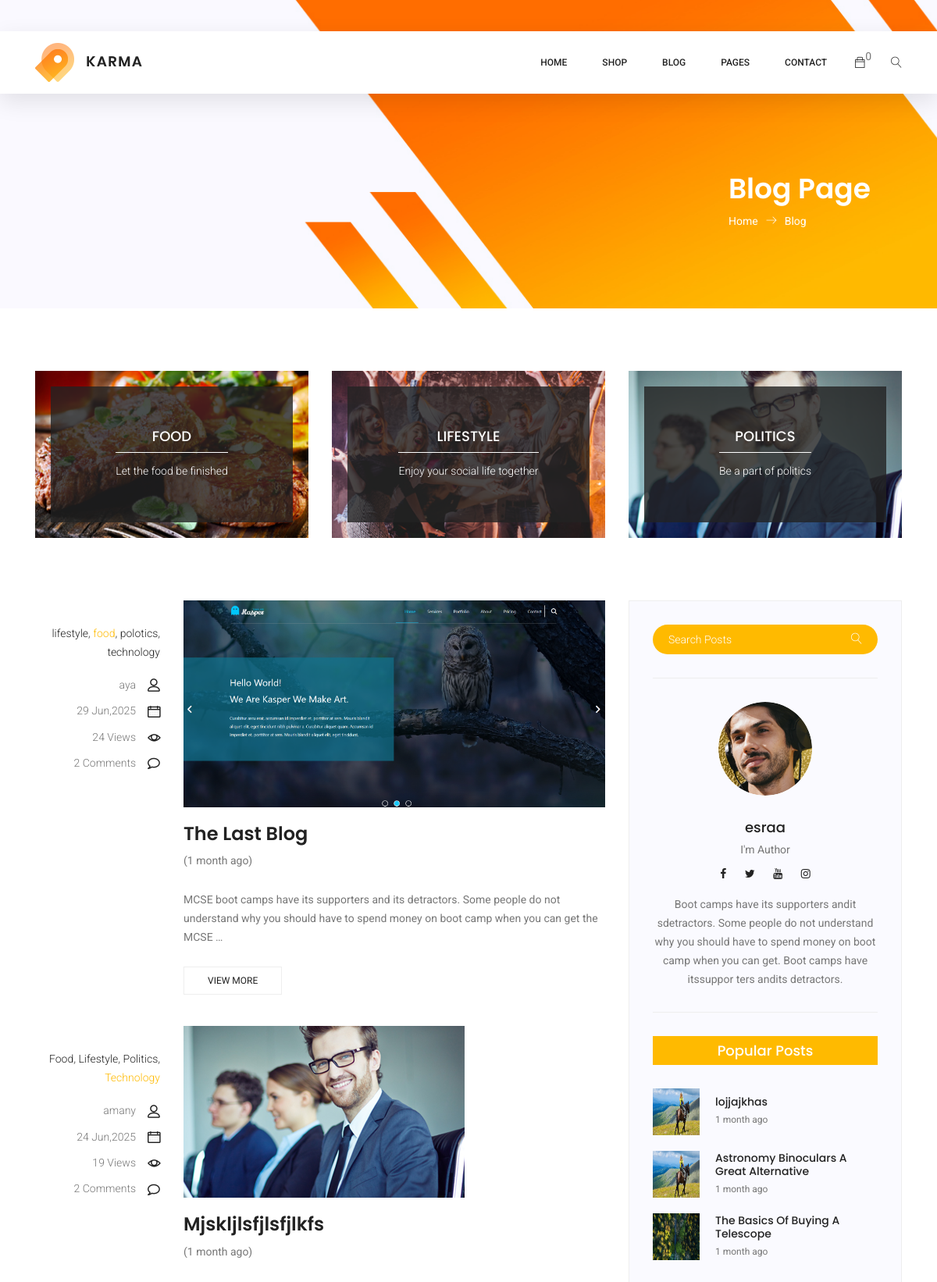
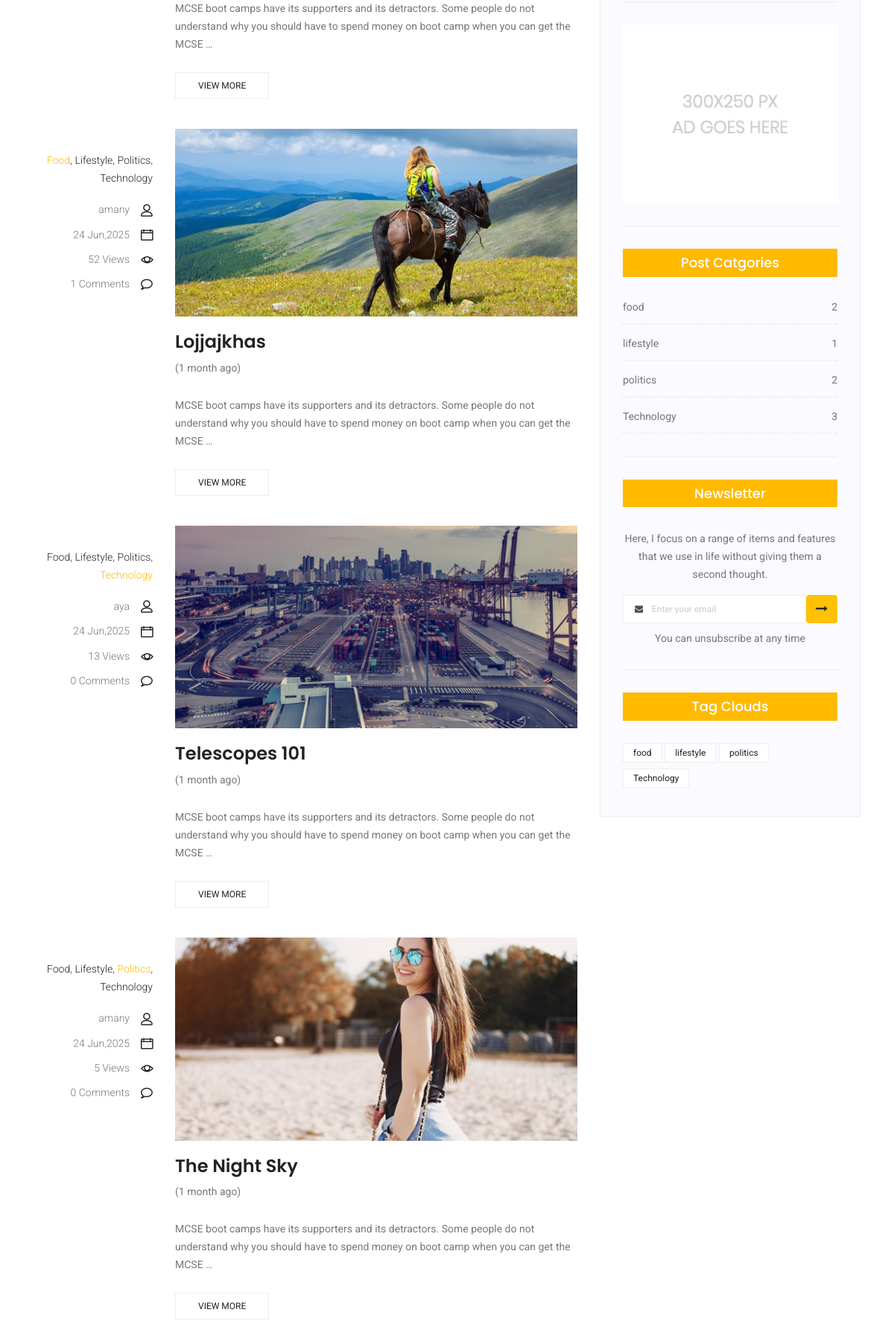
The page /blog/blog/ (upper part) on the database its author committed (2 pictures, top to bottom).
### blog/models.py (models this page shows, shortened)
class Category(models.Model):
    name = models.CharField(max_length=100, unique=True)
    image= models.ImageField(upload_to='category/', blank=True, null=True)
    description = models.TextField(blank=True, null=True)
    slug = models.SlugField(unique=True, blank=True)

class Blog(models.Model):
    title=models.CharField(max_length=100)
    content=models.TextField()
    created_at=models.DateTimeField(auto_now_add=True)
    author = models.ForeignKey(
        settings.AUTH_USER_MODEL, on_delete=models.CASCADE)
    views = models.PositiveIntegerField(default=0)
    category = models.ForeignKey(
        Category, on_delete=models.CASCADE, related_name='posts', null=True,
        blank=True)
    tags = TaggableManager()
    image=models.ImageField(upload_to='blog/', blank=True, null=True)
    def get_absolute_url(self):
        return reverse("single-blog", kwargs={"pk": self.pk})

### users/models.py (models this page shows, shortened)
class User(AbstractUser):
    is_buyer = models.BooleanField(default=False)
    is_admin = models.BooleanField(default=False)

class Profile(models.Model):
    user = models.OneToOneField(settings.AUTH_USER_MODEL, on_delete=models.CASCADE, related_name='profile')
    name = models.CharField(max_length=255, blank=True,null=True)
    bio = models.TextField(blank=True, null=True)
    profile_picture = models.ImageField(upload_to='profile_pictures/', blank=True, null=True)

### blog/views.py (the view)
# urls.py: path('blog/',blog,name='blog'),
def blog(request):
    search = request.GET.get('search')
    if search:
        blogs = Blog.objects.filter(
            Q(title__icontains=search) | Q(category__name__icontains=search) | Q(content__icontains=search)
            ).order_by('-created_at')
    else:
        blogs = Blog.objects.all().order_by('-created_at')
    message = ''
    if request.method == 'POST':
        form = SubscriberForm(request.POST)
        if form.is_valid():
            form.save()
            message = 'تم الاشتراك بنجاح!'
            form = SubscriberForm()  # فرم جديد بعد الحفظ
    else:
        form = SubscriberForm()
    User = get_user_model()
    admin_user = User.objects.filter(is_superuser=True).first()
    popular_blogs = Blog.objects.order_by('-views')[:3]
    blog_page = paginate_products(request, blogs, per_page=5)
    contact= ContactInfo.objects.first()
    categories_with_count = Category.objects.annotate(
        blog_count=Count('posts'))
    first_three_without_count = categories_with_count[:3]
    return render(request, 'blog.html', {'admin_user': admin_user, 'blogs': blogs,'search':search, 'categories': first_three_without_count, 'categories_with_count': categories_with_count, 'contact': contact, 'form': form, 'message': message, 'blog_page': blog_page, 'popular_blogs': popular_blogs})

### home/forms.py
class SubscriberForm(forms.ModelForm):
    class Meta:
        model = Subscriber
        fields = ['email']

### cart/context_processors.py (called while the page is built)
def cart_items_count(request):
    cartItems = 0
    if request.user.is_authenticated:
        order = Order.objects.filter(
            customer=request.user, complete=False).first()
        if order:
            cartItems = order.get_cart_items
    else:
        cookieData = cookieCart(request)
        cartItems = cookieData['cartItems']
        order = cookieData['order']
        items = cookieData['items']
    return {'cartItems': cartItems}

### cart/utils.py (called while the page is built, shortened)
def cookieCart(request):
    try:
        cart = json.loads(request.COOKIES.get('cart'))
        print("🧩 Raw cart from cookies:", request.COOKIES.get('cart'))
    except:
        cart = {}
        print('Cart is empty or broken')
    items = []
    order = {'get_cart_total': 0, 'get_cart_items': 0, 'shipping': False}
    cartItems = order['get_cart_items']
    return {'cartItems': cartItems, 'order': order, 'items': items}

### products/utils.py (called while the page is built)
def paginate_products(request, queryset, per_page=6):
    paginator = Paginator(queryset, per_page)
    page = request.GET.get('page', 1)
    try:
        return paginator.page(page)
    except PageNotAnInteger:
        return paginator.page(1)
    except EmptyPage:
        return paginator.page(paginator.num_pages)

### blog/templates/blog.html (shortened to what this page needs)
{% extends "index.html" %}
{% load widget_tweaks %}
{% load static %}
{% block content %}
    <section class="banner-area organic-breadcrumb">
        <div class="container">
            <div class="breadcrumb-banner d-flex flex-wrap align-items-center justify-content-end">
                <div class="col-first">
                    <h1>Blog Page</h1>
                    <nav class="d-flex align-items-center">
                        <a href="{% url 'home' %}">Home<span class="lnr lnr-arrow-right"></span></a>
                        <a href="{% url 'blog' %}">Blog</a>
                    </nav>
                </div>
            </div>
        </div>
    </section>
    <section class="blog_categorie_area">
        <div class="container">
            <div class="row">
                {% if categories %}
                {% for category in categories %}
                <div class="col-lg-4">
                    <div class="categories_post">
                        <img src="{{ category.image.url }}" alt="post">
                        <div class="categories_details">
                            <div class="categories_text">
                                <a href="{% url 'category-detail' category.slug %}">
                                    <h5>{{ category.name }}</h5>
                                </a>
                                <div class="border_line"></div>
                                <p>{{ category.description }}</p>
                            </div>
                        </div>
                    </div>
                </div>
                {% endfor %}
                {% else %}
                <div class="col-lg-12">
                    <div class="alert alert-warning" role="alert">
                        No categories available.
                    </div>
                </div>
                {% endif %}
            </div>
        </div>
    </section>
    <section class="blog_area">
        <div class="container">
            <div class="row">
                <div class="col-lg-8">
                    <div class="blog_left_sidebar">
                        {% if blog_page %}
                        {% for blog in blog_page %}
                        <article class="row blog_item">
                            <div class="col-md-3">
                                <div class="blog_info text-right">
                                    <div class="post_tag">
                                        {% for tag in blog.tags.all %}
                                            {% if tag.name|lower == blog.category.name|lower  %}
                                            <a href="#" class="active">{{ tag.name }}</a>{% if not forloop.last %}, {% endif %}
                                            {% else %}
                                            <a href="#">{{ tag.name }}</a>{% if not forloop.last %}, {% endif %}
                                            {% endif %}
                                        {% endfor %}
                                    </div>
                                    <ul class="blog_meta list">
                                        <li><a href="#">{{ blog.author.username }}<i class="lnr lnr-user"></i></a></li>
                                        <li><a href="#">{{ blog.created_at|date:"d M,Y" }}<i class="lnr lnr-calendar-full"></i></a></li>
                                        <li><a href="#">{{ blog.views }} Views<i class="lnr lnr-eye"></i></a></li>
                                        <li><a href="#">{{ blog.comments.count }} Comments<i class="lnr lnr-bubble"></i></a></li>
                                    </ul>
                                </div>
                            </div>
                            <div class="col-md-9">
                                <div class="blog_post">
                                    {% if blog.image %}
                                                <img src="{{ blog.image.url }}" alt="{{ blog.title }}">
                                    {% endif %}
                                    <div class="blog_details">
                                        <a href="{{ blog.get_absolute_url }}">
                                            <h2>{{ blog.title|title}}</h2>
                                        </a>
                                        <p>({{ blog.created_at|timesince }} ago)</p>
                                        <p>{{ blog.content|truncatewords:30 }}</p>
                                        <a href="{{ blog.get_absolute_url }}" class="white_bg_btn">View More</a>
                                    </div>
                                </div>
                            </div>
                        </article>
                        {% endfor %}
                        {% else %}
                        <div class="col-lg-12">
                            <div class="alert alert-warning" role="alert">
                                No blogs available.
                            </div>
                        </div>
                        {% endif %}
                    </div>
                </div>
                <div class="col-lg-4">
                    <div class="blog_right_sidebar">
                        <aside class="single_sidebar_widget search_widget">
                            <form action="{% url 'blog' %}">
                                <div class="input-group">
                                    <input type="search" class="form-control" name="search" placeholder="Search Posts" onfocus="this.placeholder = ''" onblur="this.placeholder = 'Search Posts'">
                                    <span class="input-group-btn">
                                        <button class="btn btn-default" type="submit"><i class="lnr lnr-magnifier"></i></button>
                                    </span>
                                </div>
                            </form>
                            <div class="br"></div>
                        </aside>
                        <aside class="single_sidebar_widget author_widget">
                            {% if admin_user.profile.profile_picture %}
                                <img class="author_img rounded-circle"  src="{{ admin_user.profile.profile_picture.url }}" alt="Profile Picture">
                            {% else %}
                                <img class="author_img rounded-circle"  src="{% static 'blog/author.png' %}" alt="Default Picture">
                            {% endif %}
                            <h4>{{ admin_user.get_full_name|default:admin_user.username }}</h4>
                            <p>{{ admin_user.profile.bio|default:"No bio available." }}</p>
                            <div class="social_icon">
                                <a href="{{ contact.facebook }}"><i class="fa fa-facebook"></i></a>
                                <a href="{{ contact.twitter }}"><i class="fa fa-twitter"></i></a>
                                <a href="{{ contact.youtube }}"><i class="fa fa-youtube"></i></a>
                                <a href="{{ contact.instagram }}"><i class="fa fa-instagram"></i></a>
                            </div>
                            <p>Boot camps have its supporters andit sdetractors. Some people do not understand why you
                                should have to spend money on boot camp when you can get. Boot camps have itssuppor
                                ters andits detractors.</p>
                            <div class="br"></div>
                        </aside>
                        <aside class="single_sidebar_widget popular_post_widget">
                            <h3 class="widget_title">Popular Posts</h3>
                            {% for blog in popular_blogs %}
                            <div class="media post_item">
                                <img src="{{ blog.image.url }}" style="width: 60px; height: 60px;" alt="post">
                                <div class="media-body">
                                    <a href="{{ blog.get_absolute_url }}">
                                        <h3>{{ blog.title }}</h3>
                                    </a>
                                    <p>{{ blog.created_at|timesince }} ago</p>
                                </div>
                            </div>
                            {% endfor %}
                            <div class="br"></div>
                        </aside>
                        <aside class="single_sidebar_widget ads_widget">
                            <a href="#"><img class="img-fluid" src="{% static "img/blog/add.jpg" %}" alt=""></a>
                            <div class="br"></div>
                        </aside>
                        <aside class="single_sidebar_widget post_category_widget">
                            <h4 class="widget_title">Post Catgories</h4>
                            <ul class="list cat-list">
                                {% for category in categories_with_count %}
                                <li>
                                    <a href="{% url 'category-detail' category.slug %}" class="d-flex justify-content-between">
                                        <p>{{ category.name }}</p>
                                        <p>{{ category.blog_count }}</p>
                                    </a>
                                </li>
                                {% endfor %}
                            </ul>
                            <div class="br"></div>
                        </aside>
                        <aside class="single-sidebar-widget newsletter_widget">
                            <h4 class="widget_title">Newsletter</h4>
                            <p>
                                Here, I focus on a range of items and features that we use in life without
                                giving them a second thought.
                            </p>
                            <form method="POST" action="{% url 'blog' %}">
                                <div class="form-group d-flex flex-row">
                                    <div class="input-group">
                                        <div class="input-group-prepend">
                                            <div class="input-group-text"><i class="fa fa-envelope" aria-hidden="true"></i></div>
                                        </div>
                                        {% render_field form.email class="form-control" placeholder="Enter your email" %}
                                    </div>
                                    <button type="submit" class="btn btn-warning">
                                        <i class="fa fa-long-arrow-right"></i>
                                    </button>
                                </div>
                            </form>
                            <p>You can unsubscribe at any time</p>
                            <div class="br"></div>
                        </aside>
                        <aside class="single-sidebar-widget tag_cloud_widget">
                            <h4 class="widget_title">Tag Clouds</h4>
                            <ul class="list">
                                {% for category in categories_with_count %}
                                    <li><a href="{% url 'category-detail' category.slug %}">{{ category.name }}</a></li>
                                {% endfor %}
                            </ul>
                        </aside>
                    </div>
                </div>
            </div>
        </div>
    </section>
    {% endblock content %}

### rows shown on the page
Category: image (picture), name "FOOD", description "Let the food be finished", name "food", blog_count "2"
Category: image (picture), name "LIFESTYLE", description "Enjoy your social life together", name "lifestyle", blog_count "1"
Category: image (picture), name "POLITICS", description "Be a part of politics", name "politics", blog_count "2"
Blog: author.username "aya", created_at "29 Jun,2025", views "24", comments.count "2", image (picture), title "The Last Blog", created_at "1 month", content "MCSE boot camps have its supporters and its detractors. Some people do not understand why you should have to spend money on boot camp when you can get the MCSE …"
Tag: name "lifestyle"
Tag: name "food"
Tag: name "polotics"
Tag: name "technology"
Blog: author.username "amany", created_at "24 Jun,2025", views "19", comments.count "2", image (picture), title "Mjskljlsfjlsfjlkfs", created_at "1 month", content "MCSE boot camps have its supporters and its detractors. Some people do not understand why you should have to spend money on boot camp when you can get the MCSE …"
Tag: name "Food"
Tag: name "Lifestyle"
Tag: name "Politics"
Tag: name "Technology"
Blog: author.username "amany", created_at "24 Jun,2025", views "52", comments.count "1", image (picture), title "Lojjajkhas", created_at "1 month", content "MCSE boot camps have its supporters and its detractors. Some people do not understand why you should have to spend money on boot camp when you can get the MCSE …", title "lojjajkhas"
Blog: author.username "aya", created_at "24 Jun,2025", views "13", comments.count "0", image (picture), title "Telescopes 101", created_at "1 month", content "MCSE boot camps have its supporters and its detractors. Some people do not understand why you should have to spend money on boot camp when you can get the MCSE …"
Blog: author.username "amany", created_at "24 Jun,2025", views "5", comments.count "0", image (picture), title "The Night Sky", created_at "1 month", content "MCSE boot camps have its supporters and its detractors. Some people do not understand why you should have to spend money on boot camp when you can get the MCSE …"
User: profile.profile_picture (picture), get_full_name "esraa", profile.bio "I'm Author"
Blog: image (picture), title "Astronomy Binoculars A Great Alternative", created_at "1 month"
Blog: image (picture), title "The Basics Of Buying A Telescope", created_at "1 month"
Category: name "Technology", blog_count "3"

### other values the page prints
{{ cartItems }} "0"
